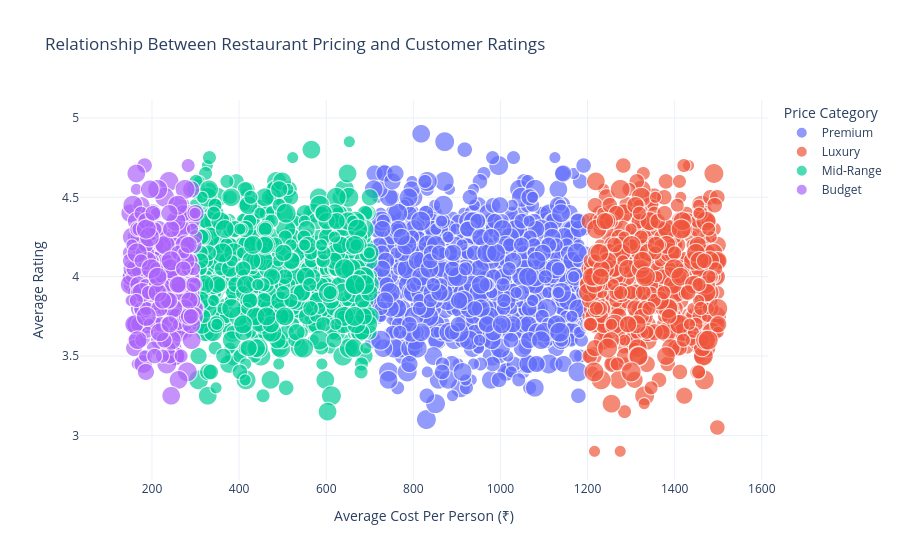

Write notebook code for a chart like this one.
### Code cell
# Create scatter plot
fig = px.scatter(
    df,
    x='avg_cost_per_person_inr',
    y='average_rating_both_platforms',
    color='price_category',
    size='amenities_count',
    title='Relationship Between Restaurant Pricing and Customer Ratings',
    labels={
        'avg_cost_per_person_inr': 'Average Cost Per Person (₹)',
        'average_rating_both_platforms': 'Average Rating',
        'price_category': 'Price Category',
        'amenities_count': 'Amenities Count'
    }
)

fig.update_layout(
    template='plotly_white',
    xaxis_title='Average Cost Per Person (₹)',
    yaxis_title='Average Rating',
    legend_title='Price Category'
)

fig.show()

### Figure 1 — Plotly figure (JSON) as saved in the notebook; plotly's stock layout.template omitted (floating-point values rounded to 4 significant figures; data arrays with more than 128 entries replaced by an {"elided": "..."} marker saying what was removed)
{"data": [{"hovertemplate": "Price Category=Premium<br>Average Cost Per Person (₹)=%{x}<br>Average Rating=%{y}<br>Amenities Count=%{marker.size}<extra></extra>", "legendgroup": "Premium", "marker": {"color": "#636efa", "size": {"elided": "927 int values"}, "sizemode": "area", "sizeref": 0.02, "symbol": "circle"}, "mode": "markers", "name": "Premium", "showlegend": true, "type": "scattergl", "x": {"elided": "927 int values"}, "xaxis": "x", "y": {"elided": "927 float values"}, "yaxis": "y"}, {"hovertemplate": "Price Category=Luxury<br>Average Cost Per Person (₹)=%{x}<br>Average Rating=%{y}<br>Amenities Count=%{marker.size}<extra></extra>", "legendgroup": "Luxury", "marker": {"color": "#EF553B", "size": {"elided": "562 int values"}, "sizemode": "area", "sizeref": 0.02, "symbol": "circle"}, "mode": "markers", "name": "Luxury", "showlegend": true, "type": "scattergl", "x": {"elided": "562 int values"}, "xaxis": "x", "y": {"elided": "562 float values"}, "yaxis": "y"}, {"hovertemplate": "Price Category=Mid-Range<br>Average Cost Per Person (₹)=%{x}<br>Average Rating=%{y}<br>Amenities Count=%{marker.size}<extra></extra>", "legendgroup": "Mid-Range", "marker": {"color": "#00cc96", "size": {"elided": "706 int values"}, "sizemode": "area", "sizeref": 0.02, "symbol": "circle"}, "mode": "markers", "name": "Mid-Range", "showlegend": true, "type": "scattergl", "x": {"elided": "706 int values"}, "xaxis": "x", "y": {"elided": "706 float values"}, "yaxis": "y"}, {"hovertemplate": "Price Category=Budget<br>Average Cost Per Person (₹)=%{x}<br>Average Rating=%{y}<br>Amenities Count=%{marker.size}<extra></extra>", "legendgroup": "Budget", "marker": {"color": "#ab63fa", "size": {"elided": "305 int values"}, "sizemode": "area", "sizeref": 0.02, "symbol": "circle"}, "mode": "markers", "name": "Budget", "showlegend": true, "type": "scattergl", "x": {"elided": "305 int values"}, "xaxis": "x", "y": {"elided": "305 float values"}, "yaxis": "y"}], "layout": {"legend": {"itemsizing": "constant", "title": {"text": "Price Category"}, "tracegroupgap": 0}, "title": {"text": "Relationship Between Restaurant Pricing and Customer Ratings"}, "xaxis": {"anchor": "y", "domain": [0, 1], "title": {"text": "Average Cost Per Person (₹)"}}, "yaxis": {"anchor": "x", "domain": [0, 1], "title": {"text": "Average Rating"}}}}
